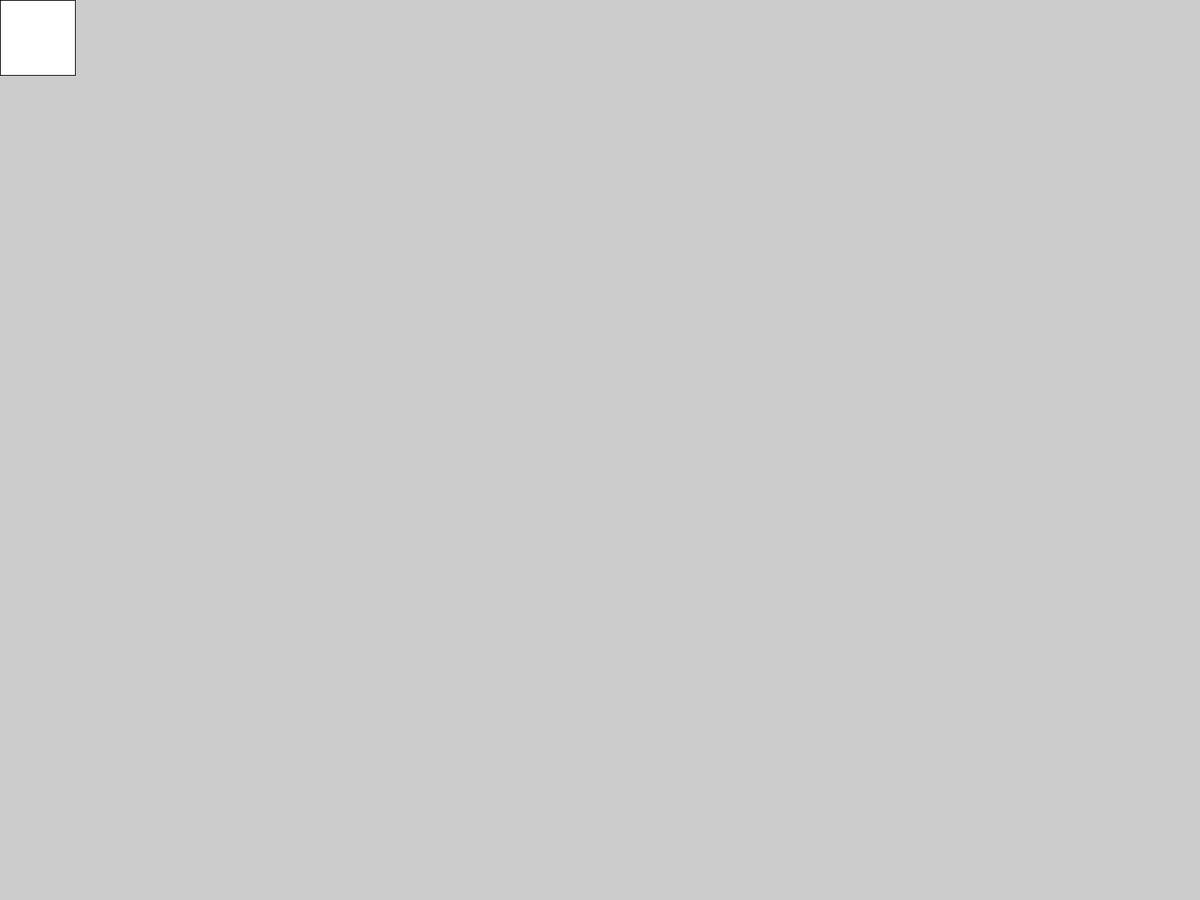
Frame 1 (no input)
Frame 60 (the mouse pressed at the canvas centre just before this capture): identical to frame 1, image omitted
Frame 120 (the mouse held since frame 60 and released just before this capture): identical to frame 1, image omitted

The Processing sketch that drew this single still picture (run headless with seeded random() and noise(); from frame 60 on, the mouse is pressed at the canvas centre):

// Processing sketch: fighting_game
// ── fighting_game.pde
Fighter p1;

void setup()
{
  fullScreen();
  p1 = new Basic();
}

void draw()
{
  p1.draw();
}

void keyPressed()
{
  p1.keyPressed();
}
void keyReleased()
{
  p1.keyReleased();
}

// ── Basic.pde
class Basic extends Fighter
{
  Basic()
  {
    
  }
  
  void draw()
  {
    rect(0, 0, 100, 100);
  }
  
  void light()
  {
    
  }
}

// ── Fighter.pde
class Fighter
{
  int directionX;
  int directionY;
  String animation;
  
  Fighter()
  {
    
  }
  
  void draw(){ }
  
  void keyPressed()
  {
    switch(key)
    {
      case '1':
        
        break;
      case '2':
      
        break;
      case '3':
      
        break;
    }
  }
  
  void keyReleased()
  {
    
  }
  
}
